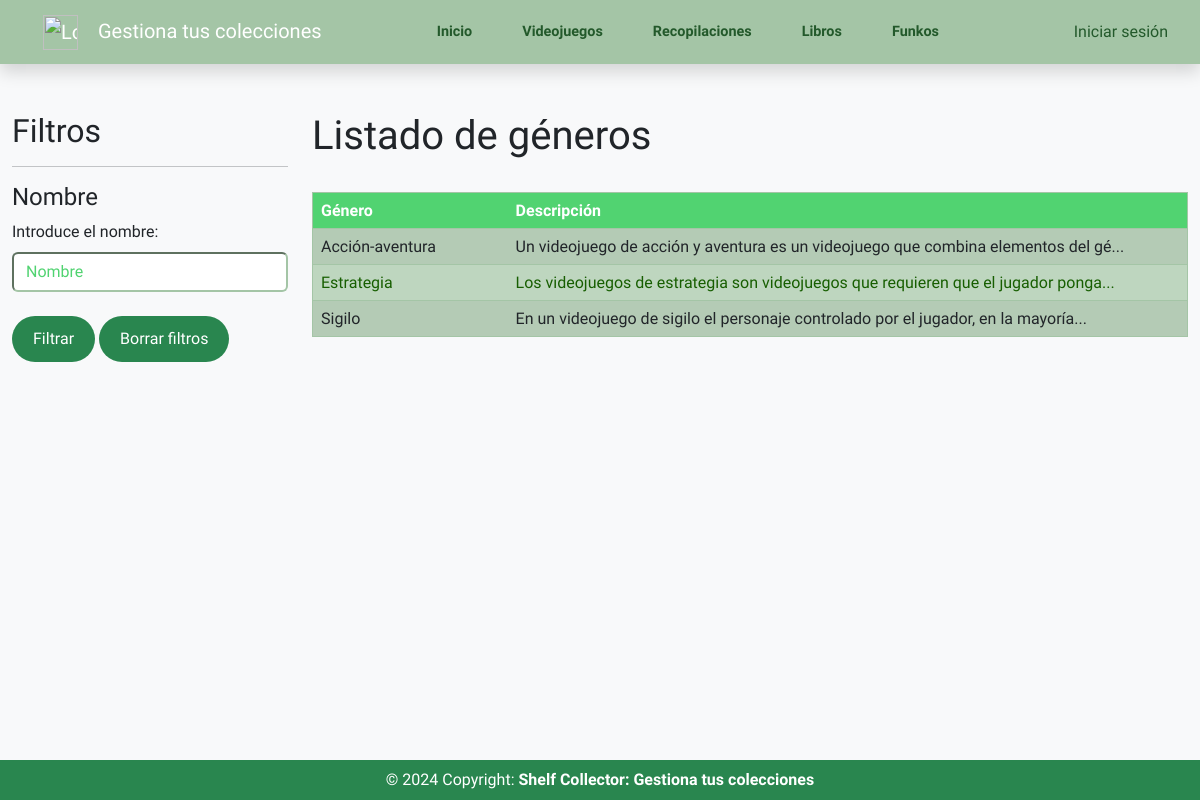
/generos/, run on an earlier commit of the app's database.
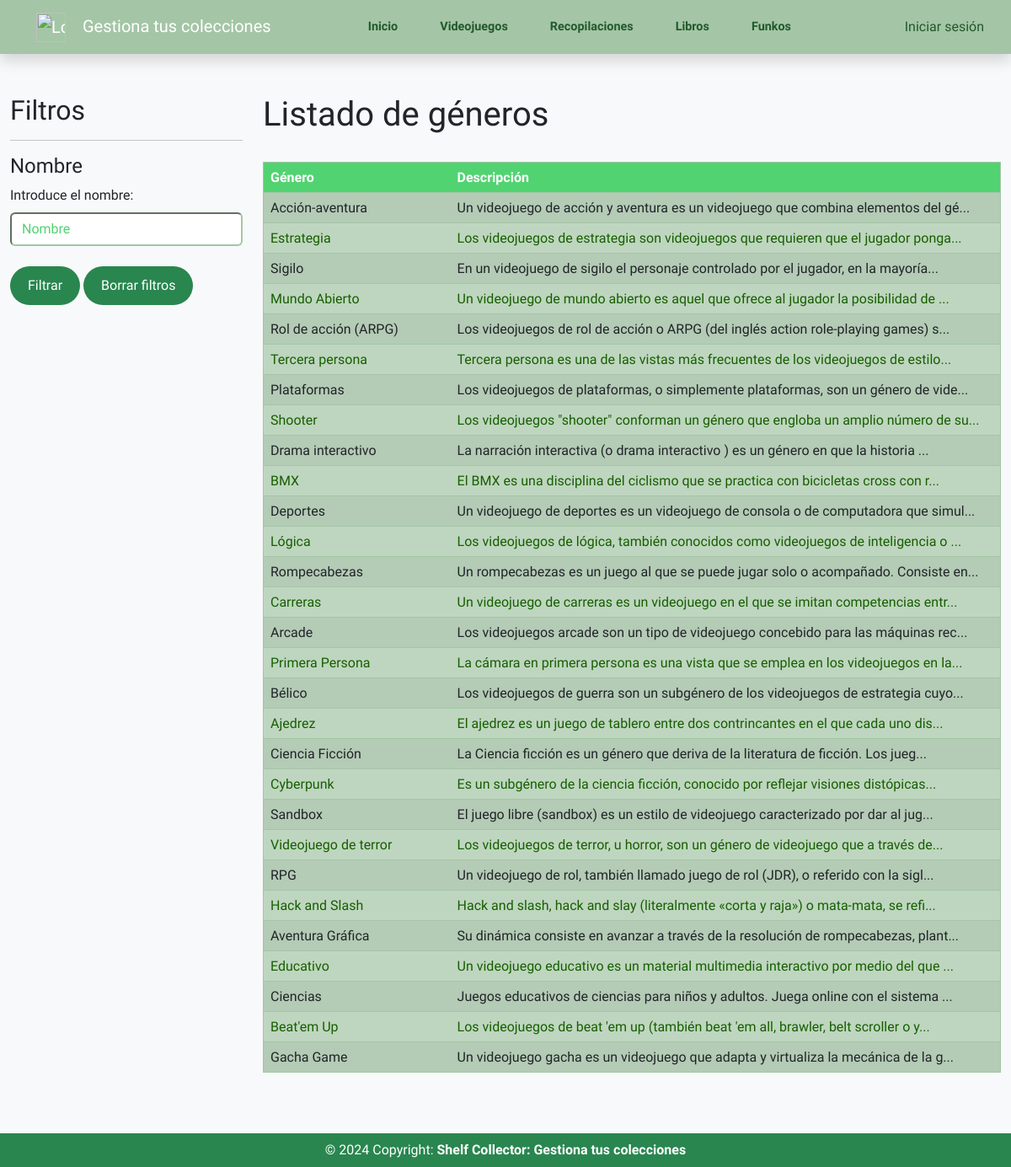
And on a later commit of the database.
### common/models.py (models this page shows, shortened)
class Genero(models.Model):
    nombre = models.CharField(
                            max_length=30,
                            verbose_name='Nombre',
                            unique=True,
                            null=False,
                            blank=False)
    descripcion = models.TextField(
                            verbose_name='Descripcion',
                            max_length=300,
                            null=True,
                            blank=True)
    usuario = models.ForeignKey(
                            Usuario,
                            verbose_name='Usuario',
                            on_delete=models.PROTECT,
                            null=False,
                            blank=False)
    class Meta:
        verbose_name = 'Género'
        verbose_name_plural = 'Géneros'

### common/views.py (the view)
# urls.py: path('generos/', views.GeneroListView.as_view(), name='generos'),
class GeneroListView(TemplateView):
    template_name = 'common/listado_generos.html'
    def get_context_data(self, **kwargs):
        context = super(GeneroListView, self).get_context_data(**kwargs)
        nombre = self.request.GET.get('nombre')
        if not self.request.user.is_authenticated:
            generos = Genero.objects.all()
        else:
            generos = Genero.objects.filter(usuario=self.request.user)
        if nombre:
            generos = generos.filter(nombre__icontains=nombre)
        def unique_generos(generos):
            seen = set()
            unique = []
            for genero in generos:
                identifier = (genero.nombre)
                if identifier not in seen:
                    seen.add(identifier)
                    unique.append(genero)
            return unique
        context['generos'] = unique_generos(generos)
        return context

### templates/common/listado_generos.html (shortened to what this page needs)
{% extends 'common/base_gamesapp.html' %}
{% block content %}
<div class="container-fluid pb-5">
    <div class="row mt-5">
        <div class="col-md-3">
            <h2>Filtros</h2>
            <hr>
            <form method="GET">
                <h4>Nombre</h4>
                <div class="form-group">
                    <label for="nombre">Introduce el nombre:</label>
                    <input id="id_filtros" type="text" name="nombre" placeholder="Nombre">
                </div>
                <br>
                <button class="btn mt-1 mt-lg-0" type="submit">Filtrar</button>
                <a class="btn mt-1 mt-lg-0" href="{% url 'generos' %}">Borrar filtros</a>
            </form>
        </div>
        <div class="col-md-9 pb-5">
            <h1 class="pb-4">Listado de géneros</h1>
            <div class="col-12 mx-auto">
                {% if generos %}
                <table class="table table-custom table-striped">
                    <thead>
                        <tr>
                            <th>Género</th>
                            {% if genero.descripcion != 0 %}
                                <th>Descripción</th>
                            {% endif %}
                        </tr>
                    </thead>
                    {% for genero in generos %}
                        <tr>
                            <td><a class="text-reset pe-0 pe-xl-5" href="{% url 'genero_detail' genero.id %}">{{ genero.nombre }}</a></td>
                            <td>
                                {% if genero.descripcion|length > 80 %}
                                    <a class="text-reset" href="{% url 'genero_detail' genero.id %}">{{ genero.descripcion|safe|slice:":80" }}...</a>
                                {% elif genero.descripcion|length < 80 %}
                                    <a class="text-reset" href="{% url 'genero_detail' genero.id %}">{{ genero.descripcion|safe }}</a>
                                {% elif genero.descripcion|length == 0 %}
                                    <a class="text-reset d-none" href="{% url 'genero_detail' genero.id %}"></a>
                                {% endif %}
                            </td>
                        </tr>
                    {% endfor %}
                </table>
                {% else %}
                    <p>No se han encontrado géneros</p>
                {% endif %}
            </div>
        </div>
    </div>
</div>
{% endblock %}

### templates/common/base_gamesapp.html (shortened to what this page needs)
{% load static %}
<html>
<head>
    <link rel="stylesheet" href="https://cdn.jsdelivr.net/npm/bootstrap@5.2.0/dist/css/bootstrap.min.css">
    <link rel="stylesheet" href="https://cdnjs.cloudflare.com/ajax/libs/font-awesome/6.2.0/css/all.min.css" />
    {% block style %}
    <link rel="stylesheet" href="{% static 'css/stylesheet.css' %}">
    {% endblock style %}
    <link rel="stylesheet" type="text/css" href="{% static 'ckeditor/contents.css' %}">
</head>
<body class="d-flex flex-column h-100 bg-light">
{% block header %}
    {% include "common/header_menu.html" %}
{% endblock header %}
{% block content %}
{% endblock content %}
{% block footer %}
    {% include "common/footer_website.html" %}
{% endblock footer %}
</body>
</html>

### templates/common/header_menu.html (shortened to what this page needs)
{% load static %}
<header class="menu navbar navbar-expand-xl  d-none d-xl-flex navbar-dark sticky-top flex-md-nowrap p-0 shadow">
  <div class="container-fluid">
    <a class="navbar-brand col-md-3 col-lg-3 px-3 ml-5" href="{% url 'panel' %}">
      <img src="{% static 'joystick_game.webp' %}" alt="Logo Shelf Collector" class="d-inline-block align-text-center logo">
      Gestiona tus colecciones
    </a>
    <div class="navbar-collapse collapse justify-content-center" id="navbarNav">
      <ul class="navbar-nav">
        <li class="nav-item">
          <a class="nav-link{% if request.path == '/panel/' %} active{% endif %}" aria-current="page" href="{% url 'panel' %}">Inicio</a>
        </li>
        <li class="nav-item">
          <a class="nav-link{% if request.path == '/videojuegos/' %} active{% endif %}" href="{% url 'videojuegos' %}">Videojuegos</a>
        </li>
        <li class="nav-item">
          <a class="nav-link{% if request.path == '/recopilaciones/' %} active{% endif %}" href="{% url 'recopilaciones' %}">Recopilaciones</a>
        </li>
        <li class="nav-item">
          <a class="nav-link{% if request.path == '/libro/' %} active{% endif %}" href="{% url 'libro' %}">Libros</a>
        </li>
        <li class="nav-item">
          <a class="nav-link{% if request.path == '/funko/' %} active{% endif %}" href="{% url 'funko' %}">Funkos</a>
        </li>
      </ul>
    </div>
    <div class="nav-item text-nowrap">
      {% if user.is_authenticated %}
      <a class="nav-link" href="/accounts/logout">Cerrar sesión</a>
      {% else %}
      <a class="nav-link" href="/accounts/login">Iniciar sesión</a>
      {% endif %}
    </div>
  </div>
</header>

### templates/common/footer_website.html
<footer class="d-flex justify-content-center text-muted p-0" id="footer">
    <div class="text-center p-2 text-white">
        © 2024 Copyright:
        <a class="text-reset fw-bold" href="{% url 'panel' %}">Shelf Collector: Gestiona tus colecciones</a>
    </div>
</footer>

### common/static/css/stylesheet.css (style rules this page uses)
* { font-family: 'Arimo', sans-serif; }
header { background-color: #29864F; z-index: 3; }
header.menu { background-color: #A4C5A6; }
header.menu a.nav-link { padding: 20px; color: #23592B; }
@media (max-width: 1300px) { .navbar-expand-xl .navbar-nav .nav-link { padding-left: 25px; padding-right: 25px; } }
.logo { width: 35px; height: auto; margin: 0 15px; }
@media (min-width: 768px) and (max-width: 1200px) { .flex-md-nowrap { flex-wrap: wrap!important; } }
.btn { background-color: #29864F; color: #FFFFFF; padding: 10px 20px; border-radius: 50px; }
div#navbarNav.collapse.navbar-collapse { font-weight: bold; font-size: 0.9em; }
input { color: #51d371; border-color: #A4C5A6; padding: 6px 12px; border-radius: 0.375rem; }
input::placeholder { border-color: #29864F; }
label { margin-bottom: 8px; }
a:link, a:visited, a:active { text-decoration:none; }
.table-custom { background-color: #2b2b2b; color: #f0f0f0; border: 1px solid #A4C5A6; }
.table-custom th { background-color: #51d371; color: #ffffff; }
.table-custom td { color: #175e01; }
.table-custom tr { align-items: }
.table-custom tr:nth-child(odd) { background-color: #bed6bf; }
.table-custom tr:nth-child(even) { background-color: #bed6bf; }
.table-custom a { color: #00aaff; }
footer { background-color: #29864F; margin-top: 5%; position: fixed; bottom: 0; width: 100%; z-index: 3; }
.enlace-allauth a, input#id_filtros::placeholder, input#id_email::placeholder, input#id_login::placeholder, input#id_password::placeholder, input#id_password1::placeholder, input#id_password2::placeholder, input#id_oldpassword::placeholder { color: #51d371; }
input#id_filtros { max-width: 100%; width: 100%; }

What changed in the data, as far as the page shows it:
added Genero: nombre "Mundo Abierto", descripcion "Un videojuego de mundo abierto es aquel que ofrece al jugador la posibilidad de"
added Genero: nombre "Rol de acción (ARPG)", descripcion "Los videojuegos de rol de acción o ARPG (del inglés action role-playing games) s"
added Genero: nombre "Tercera persona", descripcion "Tercera persona es una de las vistas más frecuentes de los videojuegos de estilo"
added Genero: nombre "Plataformas", descripcion "Los videojuegos de plataformas, o simplemente plataformas, son un género de vide"
added Genero: nombre "Shooter", descripcion "Los videojuegos \"shooter\" conforman un género que engloba un amplio número de su"
added Genero: nombre "Drama interactivo", descripcion "La narración interactiva (o drama interactivo ) es un género en que la historia"
added Genero: nombre "BMX", descripcion "El BMX es una disciplina del ciclismo que se practica con bicicletas cross con r"
added Genero: nombre "Deportes", descripcion "Un videojuego de deportes es un videojuego de consola o de computadora que simul"
added Genero: nombre "Lógica", descripcion "Los videojuegos de lógica, también conocidos como videojuegos de inteligencia o"
added Genero: nombre "Rompecabezas", descripcion "Un rompecabezas es un juego al que se puede jugar solo o acompañado. Consiste en"
added Genero: nombre "Carreras", descripcion "Un videojuego de carreras es un videojuego en el que se imitan competencias entr"
added Genero: nombre "Arcade", descripcion "Los videojuegos arcade son un tipo de videojuego concebido para las máquinas rec"
added Genero: nombre "Primera Persona", descripcion "La cámara en primera persona es una vista que se emplea en los videojuegos en la"
added Genero: nombre "Bélico", descripcion "Los videojuegos de guerra son un subgénero de los videojuegos de estrategia cuyo"
added Genero: nombre "Ajedrez", descripcion "El ajedrez es un juego de tablero entre dos contrincantes en el que cada uno dis"
added Genero: nombre "Ciencia Ficción", descripcion "La Ciencia ficción es un género que deriva de la literatura de ficción. Los jueg"
added Genero: nombre "Cyberpunk", descripcion "Es un subgénero de la ciencia ficción, conocido por reflejar visiones distópicas"
added Genero: nombre "Sandbox", descripcion "El juego libre (sandbox) es un estilo de videojuego caracterizado por dar al jug"
added Genero: nombre "Videojuego de terror", descripcion "Los videojuegos de terror, u horror, son un género de videojuego que a través de"
added Genero: nombre "RPG", descripcion "Un videojuego de rol, también llamado juego de rol (JDR), o referido con la sigl"
added Genero: nombre "Hack and Slash", descripcion "Hack and slash, hack and slay (literalmente «corta y raja») o mata-mata, se refi"
added Genero: nombre "Aventura Gráfica", descripcion "Su dinámica consiste en avanzar a través de la resolución de rompecabezas, plant"
added Genero: nombre "Educativo", descripcion "Un videojuego educativo es un material multimedia interactivo por medio del que"
added Genero: nombre "Ciencias", descripcion "Juegos educativos de ciencias para niños y adultos. Juega online con el sistema"
added Genero: nombre "Beat'em Up", descripcion "Los videojuegos de beat 'em up (también beat 'em all, brawler, belt scroller o y"
added Genero: nombre "Gacha Game", descripcion "Un videojuego gacha es un videojuego que adapta y virtualiza la mecánica de la g"
